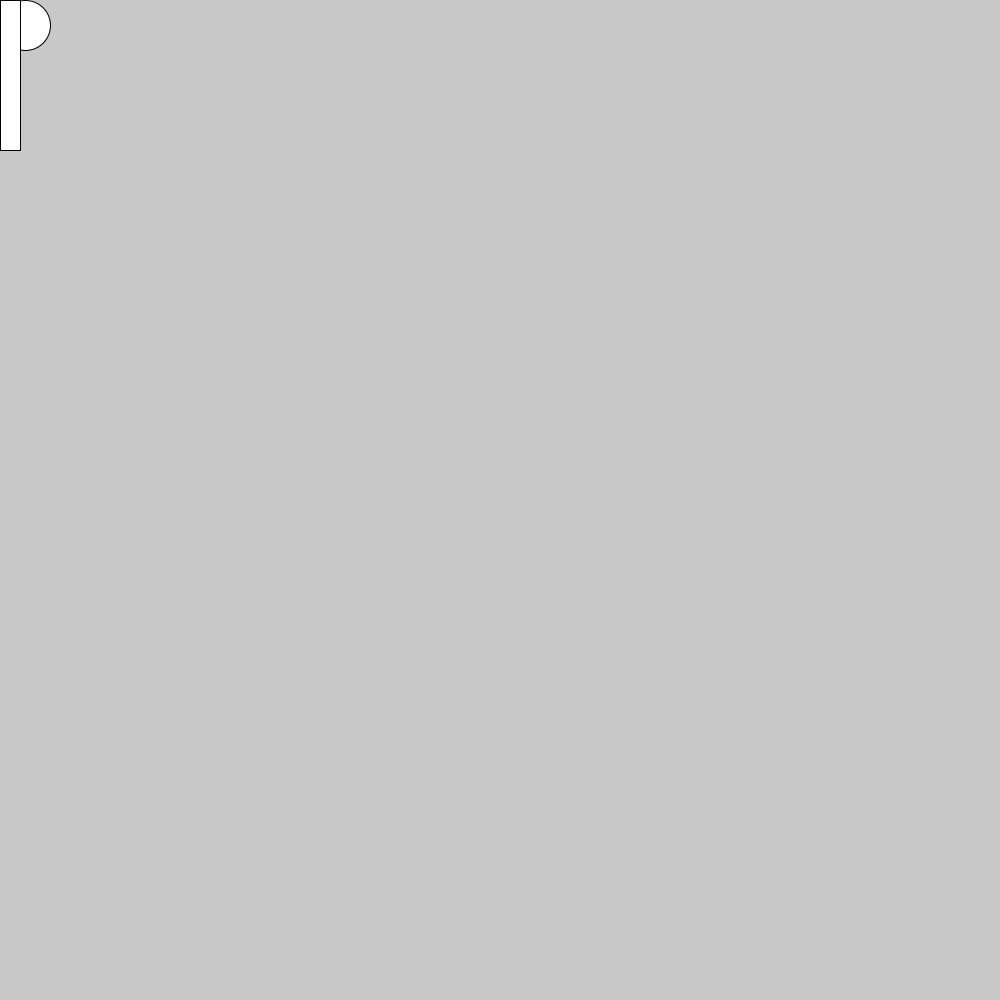
Frame 1 (no input)
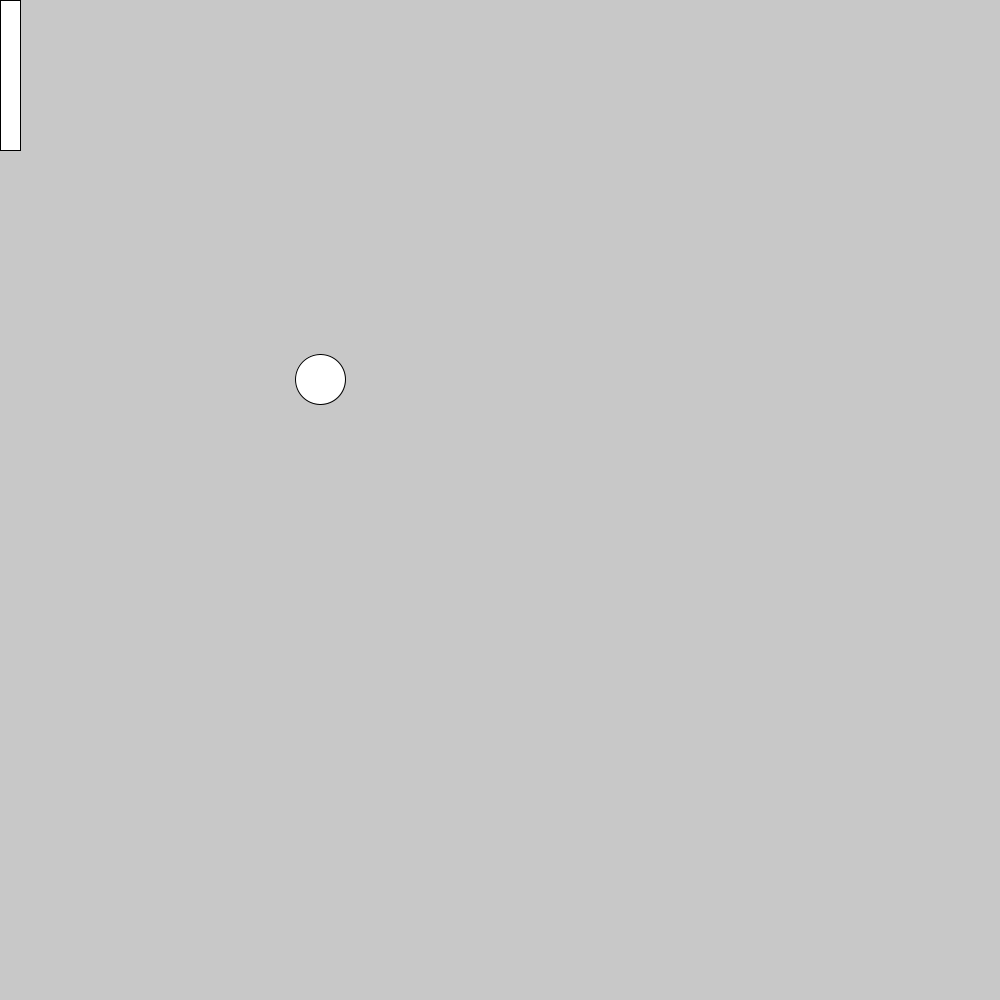
Frame 60 (the mouse pressed at the canvas centre just before this capture)
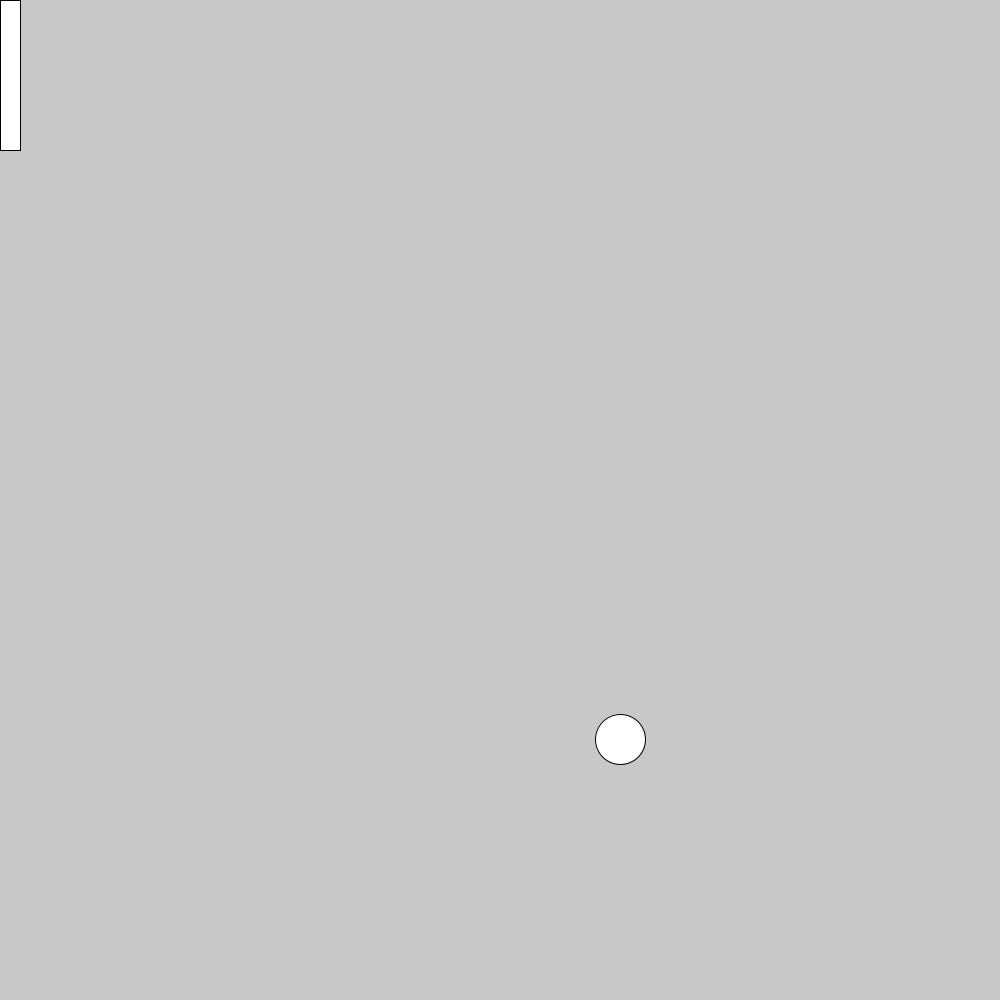
Frame 120 (the mouse held since frame 60 and released just before this capture)

The Processing sketch that drew these frames (run headless with seeded random() and noise(); from frame 60 on, the mouse is pressed at the canvas centre):

// Processing sketch: bouncing_ball
// ── bouncing_ball.pde
int x = 25;
int dx = 5;
int y = 25;
int dy = 6;
int paddley = 0;

void setup() {
  size(1000, 1000);
}

void draw() {
  background(200);
  circle(x, y, 50);
  rect(0, paddley, 20, 150);
  x = x + dx;
  y = y + dy;
  
  if (x > 975) {
  dx = -5;
  }
  
 if (x < 25) {
   dx = 5;
   }
  
  if (y > 975){
  dy = -5;
  }
  if (y < 25){
    dy = 5;
  }
}

void keyPressed() {

  if (keyCode == UP){
  paddley = paddley - 20;
  }
  if (keyCode == DOWN){
    paddley = paddley + 20;
  }
  }

  
  
  
  
  
  
  
